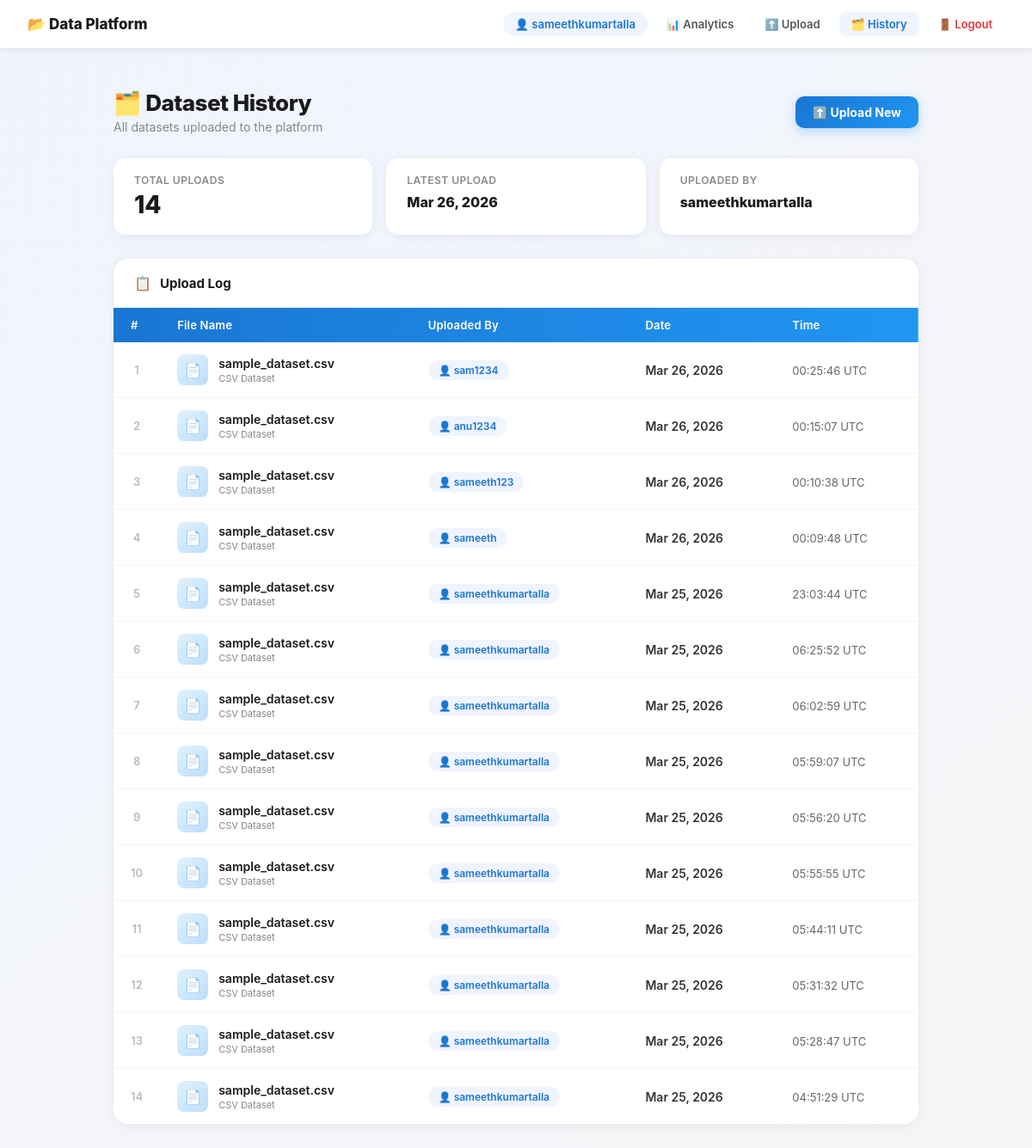
The app's page /datasets/ (signed in), older data.
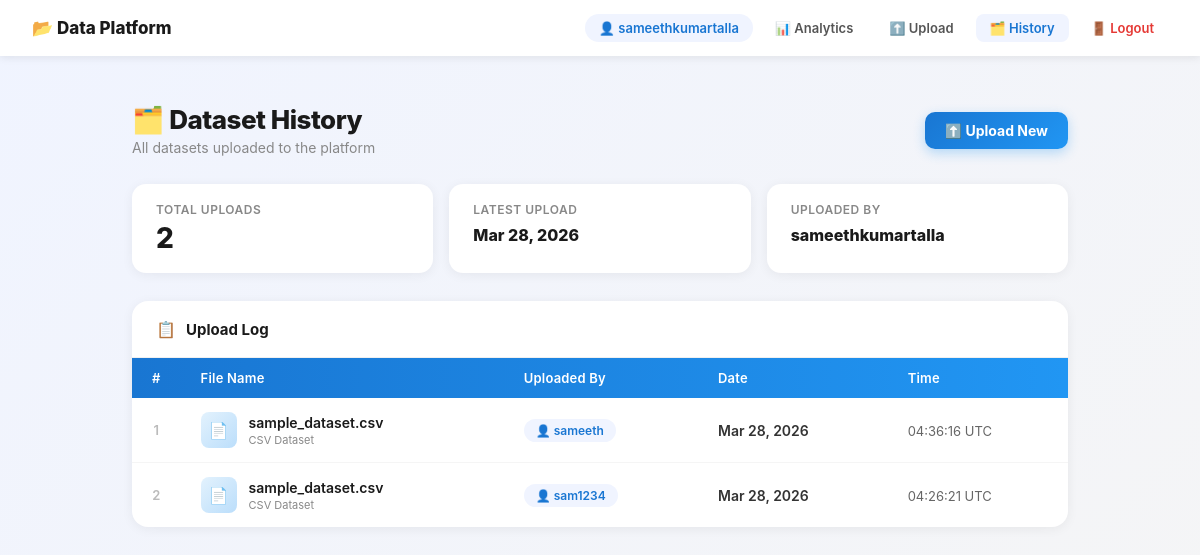
The same page, newer data.
### datasets/models.py (models this page shows, shortened)
class Dataset(models.Model):
    name        = models.CharField(max_length=200)
    uploaded_by = models.ForeignKey(User, on_delete=models.CASCADE, null=True, blank=True)
    file        = models.FileField(upload_to="datasets/", null=True, blank=True)
    uploaded_at = models.DateTimeField(auto_now_add=True)

### datasets/views.py (the view)
# urls.py: path("datasets/",          dataset_history,   name="datasets"),
def dataset_history(request):
    if not request.user.is_authenticated:
        return redirect("/login/")
    datasets = Dataset.objects.all().order_by("-uploaded_at")
    return render(request, "datasets.html", {"datasets": datasets, "user": request.user})

### templates/datasets.html (shortened to what this page needs)
<!DOCTYPE html>
<html lang="en">
<head>
</head>
<body>
    <nav class="navbar">
        <span class="navbar-brand">📂 Data Platform</span>
        <div class="navbar-links">
            <span class="nav-user">👤 {{ user.username }}</span>
            <a href="/analytics/" class="nav-link">📊 Analytics</a>
            <a href="/upload/"    class="nav-link">⬆️ Upload</a>
            <a href="/datasets/"  class="nav-link active">🗂️ History</a>
            <a href="/logout/"    class="nav-link danger">🚪 Logout</a>
        </div>
    </nav>
    <div class="page">
        <div class="page-header">
            <div>
                <h1 class="page-title">🗂️ Dataset History</h1>
                <p class="page-sub">All datasets uploaded to the platform</p>
            </div>
            <a href="/upload/" class="upload-btn">⬆️ Upload New</a>
        </div>
        <div class="stats">
            <div class="stat-card">
                <div class="stat-label">Total Uploads</div>
                <div class="stat-value">{{ datasets|length }}</div>
            </div>
            <div class="stat-card">
                <div class="stat-label">Latest Upload</div>
                <div class="stat-value" style="font-size:16px; margin-top:8px;">
                    {% if datasets %}
                        {{ datasets.0.uploaded_at|date:"M d, Y" }}
                    {% else %}
                        —
                    {% endif %}
                </div>
            </div>
            <div class="stat-card">
                <div class="stat-label">Uploaded By</div>
                <div class="stat-value" style="font-size:16px; margin-top:8px;">
                    {{ user.username }}
                </div>
            </div>
        </div>
        <div class="table-card">
            <div class="table-header">
                <span>📋</span>
                <span class="table-header-title">Upload Log</span>
            </div>
            {% if datasets %}
            <table>
                <thead>
                    <tr>
                        <th style="width:40px;">#</th>
                        <th>File Name</th>
                        <th>Uploaded By</th>
                        <th>Date</th>
                        <th>Time</th>
                    </tr>
                </thead>
                <tbody>
                    {% for dataset in datasets %}
                    <tr>
                        <td class="row-num">{{ forloop.counter }}</td>
                        <td>
                            <div class="file-cell">
                                <div class="file-icon-wrap">📄</div>
                                <div>
                                    <div class="file-name">{{ dataset.name }}</div>
                                    <div class="file-ext">CSV Dataset</div>
                                </div>
                            </div>
                        </td>
                        <td>
                            <span class="uploader-badge">
                                👤 {{ dataset.uploaded_by }}
                            </span>
                        </td>
                        <td>
                            <div class="timestamp-date">
                                {{ dataset.uploaded_at|date:"M d, Y" }}
                            </div>
                        </td>
                        <td>
                            <div class="timestamp-time" style="font-size:13px; color:#666;">
                                {{ dataset.uploaded_at|date:"H:i:s" }} UTC
                            </div>
                        </td>
                    </tr>
                    {% endfor %}
                </tbody>
            </table>
            {% else %}
            <div class="empty-state">
                <div class="empty-icon">📭</div>
                <p>No datasets uploaded yet.</p>
                <a href="/upload/" class="upload-btn">Upload your first dataset</a>
            </div>
            {% endif %}
        </div>
    </div>
</body>
</html>

### templates/datasets.html (style rules this page uses)
* { box-sizing: border-box; margin: 0; padding: 0; }
body { font-family: -apple-system, BlinkMacSystemFont, "Segoe UI", Arial, sans-serif; background: linear-gradient(135deg, #f0f4ff 0%, #f5f5f5 100%); min-height: 100vh; }
.navbar { background: white; padding: 14px 32px; box-shadow: 0 2px 8px rgba(0,0,0,0.08); display: flex; justify-content: space-between; align-items: center; position: sticky; top: 0; z-index: 100; }
.navbar-brand { font-weight: 800; font-size: 17px; color: #1a1a1a; }
.navbar-links { display: flex; align-items: center; gap: 8px; }
.nav-user { background: #f0f4ff; color: #1976d2; padding: 6px 14px; border-radius: 20px; font-size: 13px; font-weight: 600; }
.nav-link { padding: 6px 14px; border-radius: 8px; font-size: 13px; font-weight: 600; text-decoration: none; color: #555; transition: 0.15s; }
.nav-link.active { background: #f0f4ff; color: #1976d2; }
.nav-link.danger { color: #e53935; }
.page { padding: 48px 32px; max-width: 1000px; margin: 0 auto; }
.page-header { display: flex; justify-content: space-between; align-items: center; margin-bottom: 28px; }
.page-title { font-size: 26px; font-weight: 800; color: #1a1a1a; letter-spacing: -0.5px; }
.page-sub { font-size: 14px; color: #888; margin-top: 4px; }
.upload-btn { background: linear-gradient(135deg, #1976d2, #2196F3); color: white; padding: 10px 20px; border-radius: 10px; font-size: 14px; font-weight: 700; text-decoration: none; box-shadow: 0 4px 12px rgba(33,150,243,0.3); transition: 0.2s; }
.stats { display: flex; gap: 16px; margin-bottom: 28px; }
.stat-card { background: white; border-radius: 14px; padding: 18px 24px; flex: 1; box-shadow: 0 2px 12px rgba(0,0,0,0.06); transition: 0.2s; }
.stat-label { font-size: 12px; color: #888; font-weight: 600; text-transform: uppercase; letter-spacing: 0.5px; }
.stat-value { font-size: 28px; font-weight: 800; color: #1a1a1a; margin-top: 4px; }
.table-card { background: white; border-radius: 16px; box-shadow: 0 2px 12px rgba(0,0,0,0.06); overflow: hidden; }
.table-header { padding: 18px 24px; border-bottom: 1px solid #f0f0f0; display: flex; align-items: center; gap: 10px; }
.table-header-title { font-size: 15px; font-weight: 700; color: #1a1a1a; }
table { width: 100%; border-collapse: collapse; font-size: 14px; }
thead tr { background: linear-gradient(90deg, #1976d2, #2196F3); }
th { color: white; padding: 12px 20px; text-align: left; font-weight: 600; font-size: 13px; letter-spacing: 0.2px; }
td { padding: 14px 20px; border-bottom: 1px solid #f5f5f5; color: #333; }
tr:last-child td { border-bottom: none; }
tbody tr { transition: 0.15s; }
.file-cell { display: flex; align-items: center; gap: 12px; }
.file-icon-wrap { width: 36px; height: 36px; background: linear-gradient(135deg, #e3f2fd, #bbdefb); border-radius: 8px; display: flex; align-items: center; justify-content: center; font-size: 16px; flex-shrink: 0; }
.file-name { font-weight: 600; color: #1a1a1a; }
.file-ext { font-size: 11px; color: #888; margin-top: 2px; }
.timestamp-date { font-weight: 600; color: #333; }
.timestamp-time { color: #999; font-size: 12px; margin-top: 2px; }
.uploader-badge { display: inline-flex; align-items: center; gap: 6px; background: #f0f4ff; color: #1976d2; padding: 4px 12px; border-radius: 20px; font-size: 12px; font-weight: 600; }
.row-num { color: #bbb; font-size: 13px; font-weight: 600; text-align: center; }

Row changes from the older to the newer data that the page shows:
removed Dataset: uploaded_at "Mar 26, 2026", name "sample_dataset.csv", uploaded_by "sam1234", uploaded_at "00:25:46"
removed Dataset: name "sample_dataset.csv", uploaded_by "anu1234", uploaded_at "Mar 26, 2026", uploaded_at "00:15:07"
removed Dataset: name "sample_dataset.csv", uploaded_by "sameeth123", uploaded_at "Mar 26, 2026", uploaded_at "00:10:38"
removed Dataset: name "sample_dataset.csv", uploaded_by "sameeth", uploaded_at "Mar 26, 2026", uploaded_at "00:09:48"
removed Dataset: name "sample_dataset.csv", uploaded_by "sameethkumartalla", uploaded_at "Mar 25, 2026", uploaded_at "23:03:44"
removed Dataset: name "sample_dataset.csv", uploaded_by "sameethkumartalla", uploaded_at "Mar 25, 2026", uploaded_at "06:25:52"
removed Dataset: name "sample_dataset.csv", uploaded_by "sameethkumartalla", uploaded_at "Mar 25, 2026", uploaded_at "06:02:59"
removed Dataset: name "sample_dataset.csv", uploaded_by "sameethkumartalla", uploaded_at "Mar 25, 2026", uploaded_at "05:59:07"
removed Dataset: name "sample_dataset.csv", uploaded_by "sameethkumartalla", uploaded_at "Mar 25, 2026", uploaded_at "05:56:20"
removed Dataset: name "sample_dataset.csv", uploaded_by "sameethkumartalla", uploaded_at "Mar 25, 2026", uploaded_at "05:55:55"
removed Dataset: name "sample_dataset.csv", uploaded_by "sameethkumartalla", uploaded_at "Mar 25, 2026", uploaded_at "05:44:11"
removed Dataset: name "sample_dataset.csv", uploaded_by "sameethkumartalla", uploaded_at "Mar 25, 2026", uploaded_at "05:31:32"
changed Dataset: uploaded_by "sameethkumartalla" → "sameeth"; uploaded_at "Mar 25, 2026" → "Mar 28, 2026"; uploaded_at "05:28:47" → "04:36:16"
changed Dataset: uploaded_by "sameethkumartalla" → "sam1234"; uploaded_at "Mar 25, 2026" → "Mar 28, 2026"; uploaded_at "04:51:29" → "04:26:21"
Text that changed along with them:
{{ datasets|length }}: "14" → "2"
{{ datasets.0.uploaded_at|date:"M d, Y" }}: "Mar 26, 2026" → "Mar 28, 2026"
